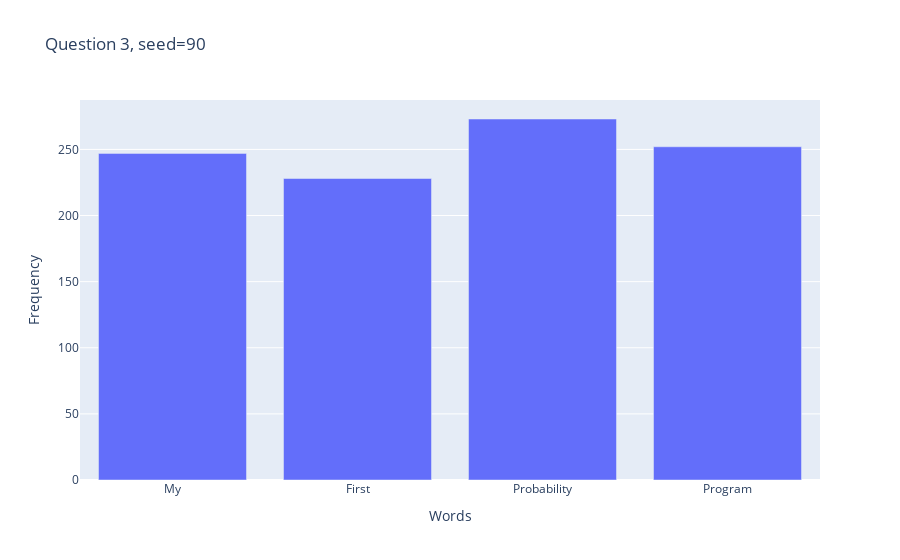

Notebook source saved alongside this figure:
### Code cell
import plotly.express as px

fig = px.bar(data, x="Words", y="Frequency", title=f"Question 3, seed={seed}")

fig.show()

### Figure 1 — Plotly figure (JSON) as saved in the notebook; plotly's stock layout.template omitted (floating-point values rounded to 4 significant figures)
{"data": [{"alignmentgroup": "True", "hovertemplate": "Words=%{x}<br>Frequency=%{y}<extra></extra>", "legendgroup": "", "marker": {"color": "#636efa", "pattern": {"shape": ""}}, "name": "", "offsetgroup": "", "orientation": "v", "showlegend": false, "textposition": "auto", "type": "bar", "x": ["My", "First", "Probability", "Program"], "xaxis": "x", "y": [247, 228, 273, 252], "yaxis": "y"}], "layout": {"barmode": "relative", "legend": {"tracegroupgap": 0}, "title": {"text": "Question 3, seed=90"}, "xaxis": {"anchor": "y", "domain": [0, 1], "title": {"text": "Words"}}, "yaxis": {"anchor": "x", "domain": [0, 1], "title": {"text": "Frequency"}}}}
